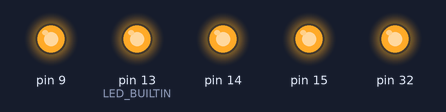
This sketch was run on a simulated Arduino Mega 2560, built with avr-gcc and run on an emulated ATmega2560. Parts: output pins drawn as LEDs (lit = HIGH).

Above: at 0.05 s.
At 2.75 s:
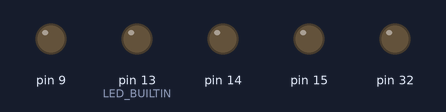
Timing chart, 0 to 3.0 s (numbered marks = the images above):
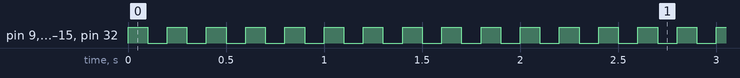

Measured:
- by itself, pin 9, pin 13 (LED_BUILTIN), pin 14, pin 15, pin 32: alternates HIGH for 0.10 s and LOW for 0.10 s

The sketch:

LED_Test.ino
```cpp
void setup() {
  pinMode(9, OUTPUT);
  pinMode(32, OUTPUT);
  pinMode(14, OUTPUT);
  pinMode(15, OUTPUT);
  pinMode(LED_BUILTIN, OUTPUT);

}

void loop() {
  digitalWrite(9, HIGH);
  digitalWrite(32, HIGH);
  digitalWrite(14, HIGH);
  digitalWrite(15, HIGH);
  digitalWrite(LED_BUILTIN, HIGH);

  delay(100);

  digitalWrite(9, LOW);
  digitalWrite(32, LOW);
  digitalWrite(14, LOW);
  digitalWrite(15, LOW);
  digitalWrite(LED_BUILTIN, LOW);

  delay(100);

}
```
